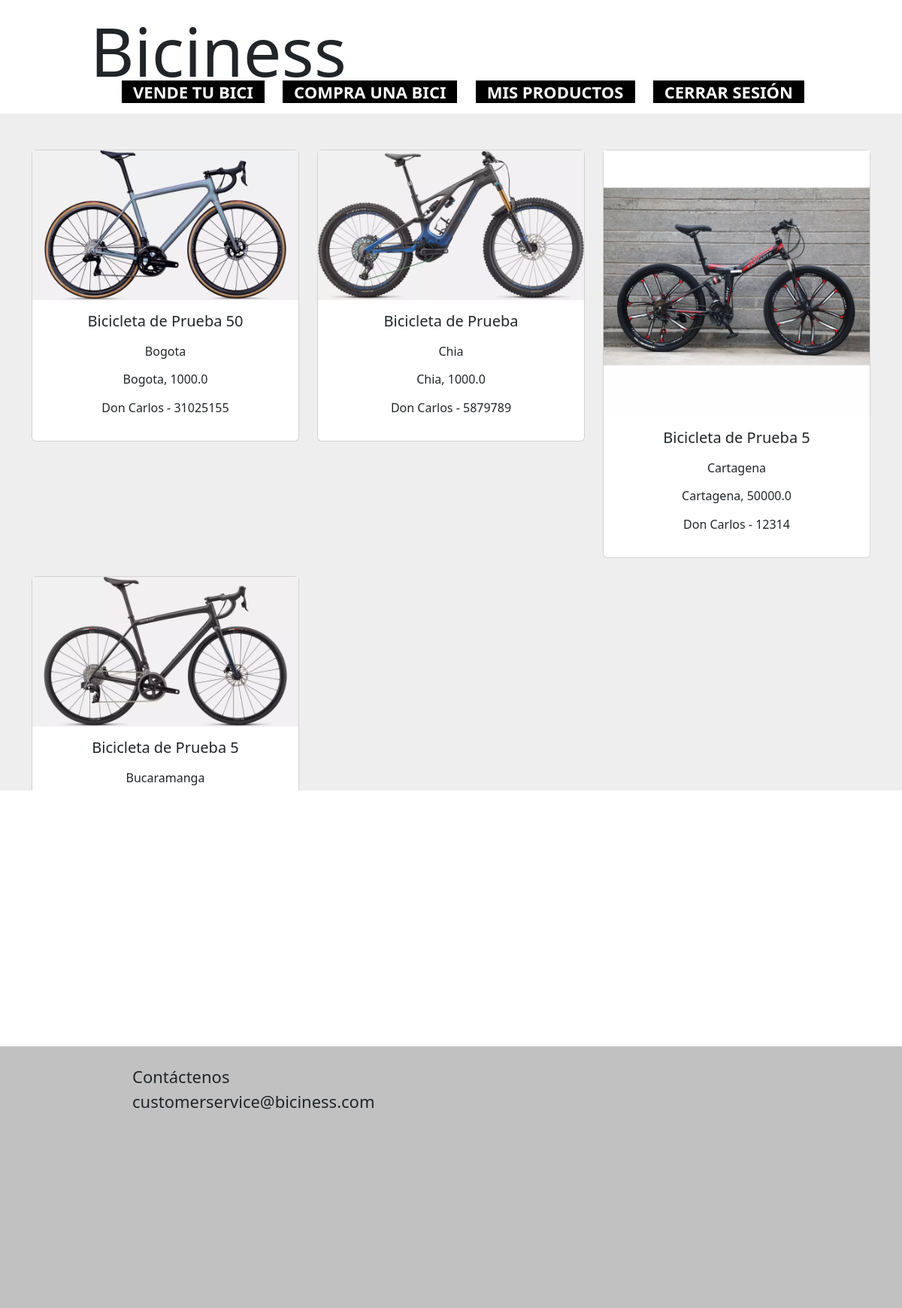
Page /Productos/ (signed in) on the committed database.
### core/models.py (models this page shows, shortened)
class Catalogo(models.Model):
    id_registro = models.ForeignKey('User', models.CASCADE, db_column='ID_REGISTRO', blank=True, null=True)  # Field name made lowercase.
    nombre_producto = models.CharField(max_length = 25, db_column='NOMBRE_PRODUCTO', blank=False, null=False)  # Field name made lowercase.
    nombre_vendedor = models.CharField(max_length = 25, db_column='NOMBRE_VENDEDOR', blank=True, null=True)  # Field name made lowercase.
    marca_cicla = models.CharField(max_length = 25, db_column='MARCA_CLICA', blank=True, null=True)  # Field name made lowercase.
    precio = models.FloatField(db_column='PRECIO', blank=True, null=False)  # Field name made lowercase. This field type is a guess.
    ciudad = models.CharField(max_length = 25, db_column='CIUDAD', blank=True, null=True)  # Field name made lowercase.
    contacto = models.IntegerField(db_column='CONTACTO', blank=True, null=True)  # Field name made lowercase.
    imagen = models.ImageField(db_column='IMAGEN', blank=True, null=True, upload_to = core_biciness_path)  # Field name made lowercase.
    class Meta:
        managed = True
        db_table = 'CATALOGO'
        ordering = ['id'] # Ascending by id

### core/views.py (the view)
# urls.py: path('Productos/', Productos.as_view(),name="Productos"),
class Productos(View):
    def get(self, request, *args, **kwargs):
        venta = Catalogo.objects.filter(id_registro=request.user)
        venta_data = None
        if venta:
            paginator = Paginator(venta, 9)
            page_number = request.GET.get('page')
            venta_data  = paginator.get_page(page_number)
        context={
            'venta':venta_data
        }
        return render(request, 'pages/productos.html', context)

### templates/pages/productos.html (shortened to what this page needs)
{% extends 'base.html'%}
{% load static %}
{% block content %}
<body>
  <main>
    <main>
        <section style="background-color: #eee;">
          <div class="text-center container py-5 scroll">
            <div class="row">
              {%for v in venta %}
              <div class="col-lg-4 col-md-6 mb-4">
                <div class="card">
                  <div class="bg-image hover-zoom ripple ripple-surface ripple-surface-light"
                    data-mdb-ripple-color="light">
                    <a href="#!">
                    <img style= 'object-fit: contain' src="{{v.imagen.url}}" class="w-100" />
                  </a>
                  </div>
                  <div class="card-body">
                    <h5 class="card-title mb-3">{{v.nombre_producto}}</h5>
                    <p>{{v.ciudad}}</p>
                    <h6 class="mb-3">{{v.ciudad}}, {{v.precio}}</h6>
                    {% if user.is_authenticated %}
                    <p>{{v.nombre_vendedor}} - {{v.contacto}}</p>
                    {% else %}
                    <a href="{% url 'account_signup'%}">Regístrate o</a>
                    <a href="{% url 'account_login'%}">Inicia Sesión</a>
                    {% endif %}
                  </div>
                </div>
              </div>
              {% endfor %}
            </div>
          </div>
        </section>
    </main>
  </main>
</body>
{%endblock content%}

### static/style.css (style rules this page uses)
body { display: flex; flex-direction: column; min-height: 100vh; width: 100%; }
main { background: linear-gradient(white, #c1c1c1); position: relative; }
.scroll { overflow-y: auto; max-height: 900px; }

### rows in the picture
Catalogo: imagen (picture), nombre_producto "Bicicleta de Prueba 50", ciudad "Bogota", precio "1000.0", nombre_vendedor "Don Carlos", contacto "31025155"
Catalogo: imagen (picture), nombre_producto "Bicicleta de Prueba", ciudad "Chia", precio "1000.0", nombre_vendedor "Don Carlos", contacto "5879789"
Catalogo: imagen (picture), nombre_producto "Bicicleta de Prueba 5", ciudad "Cartagena", precio "50000.0", nombre_vendedor "Don Carlos", contacto "12314"
Catalogo: imagen (picture), nombre_producto "Bicicleta de Prueba 5", ciudad "Bucaramanga"
